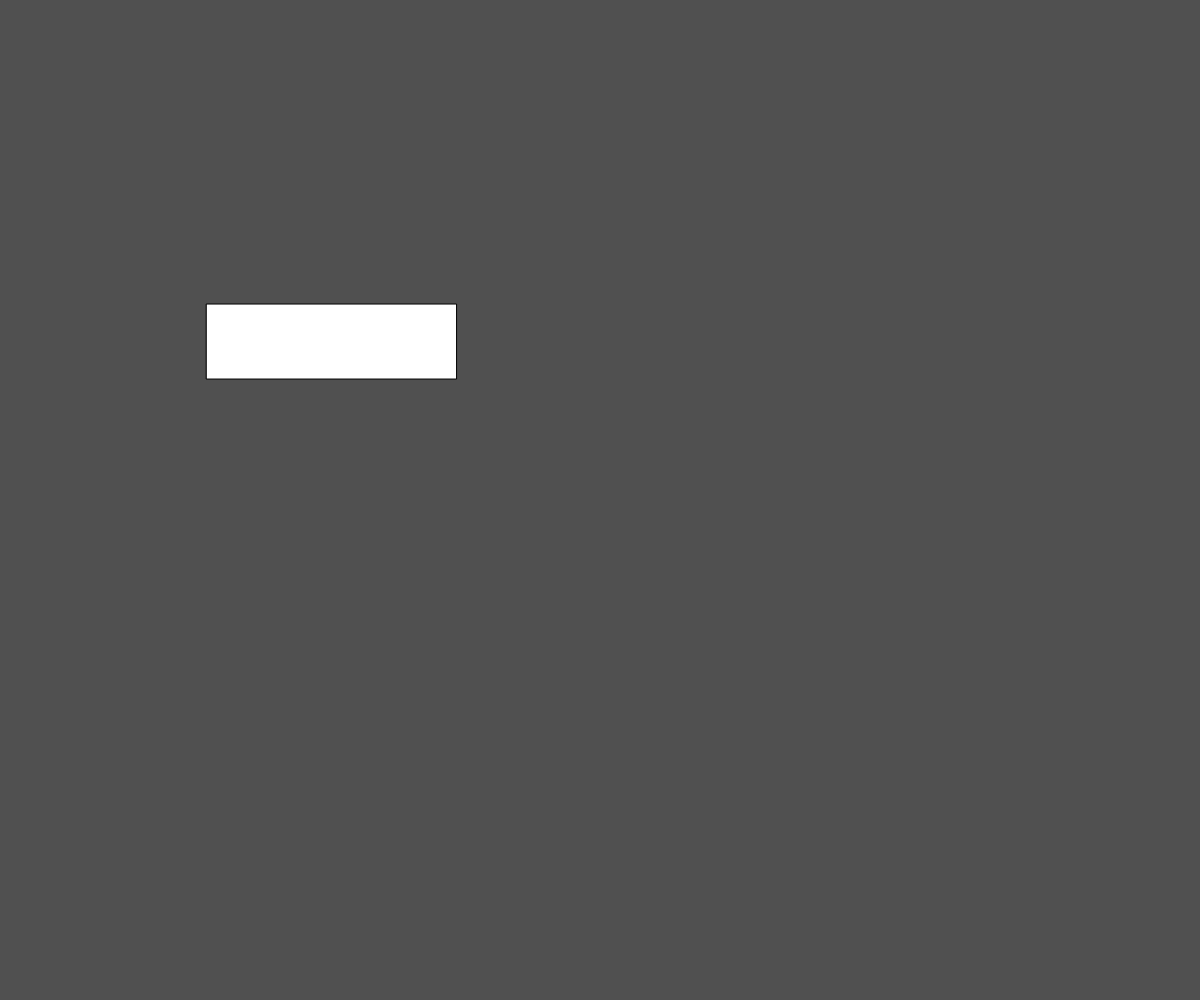
Frame 1 (no input)
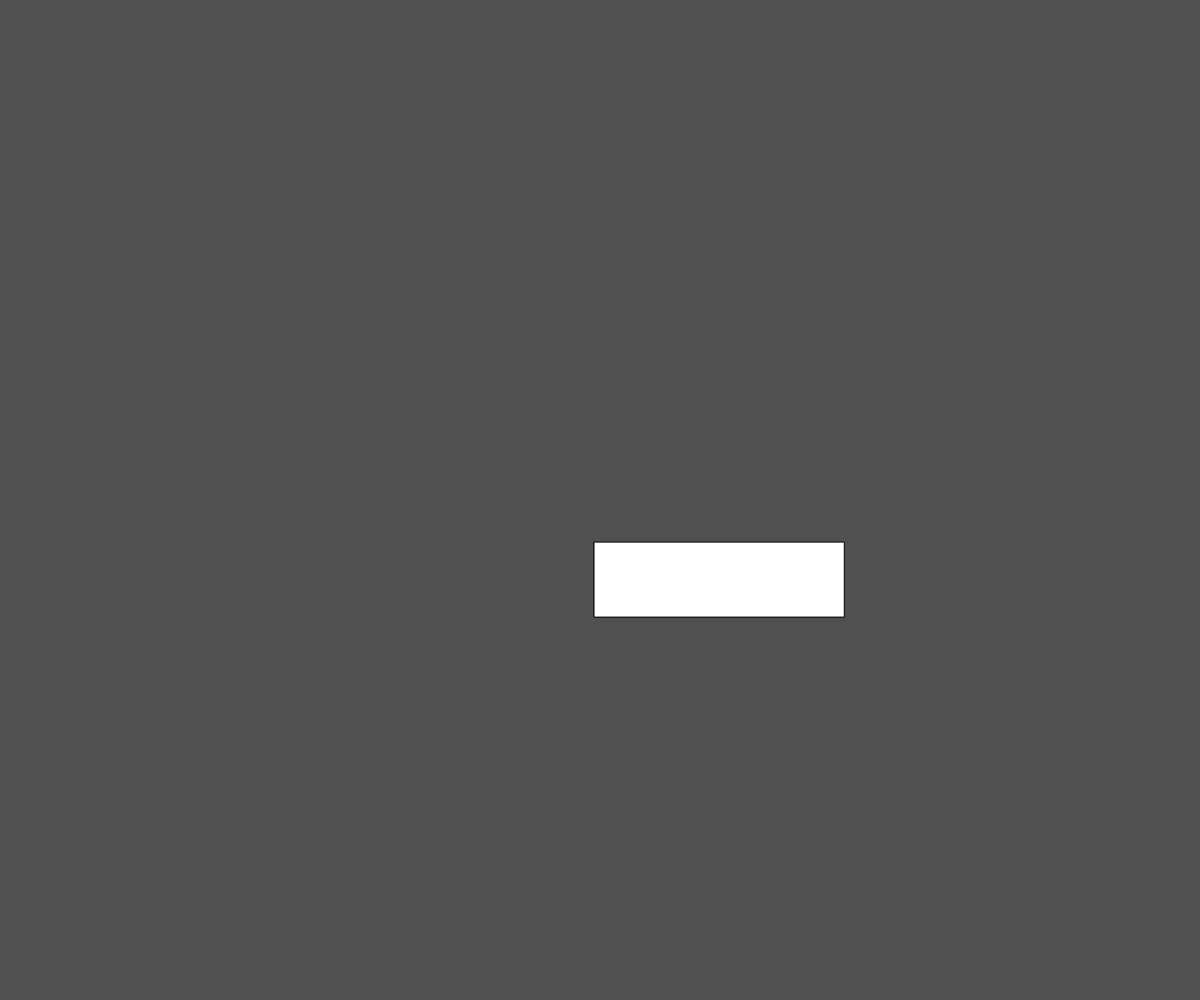
Frame 60 (no input)
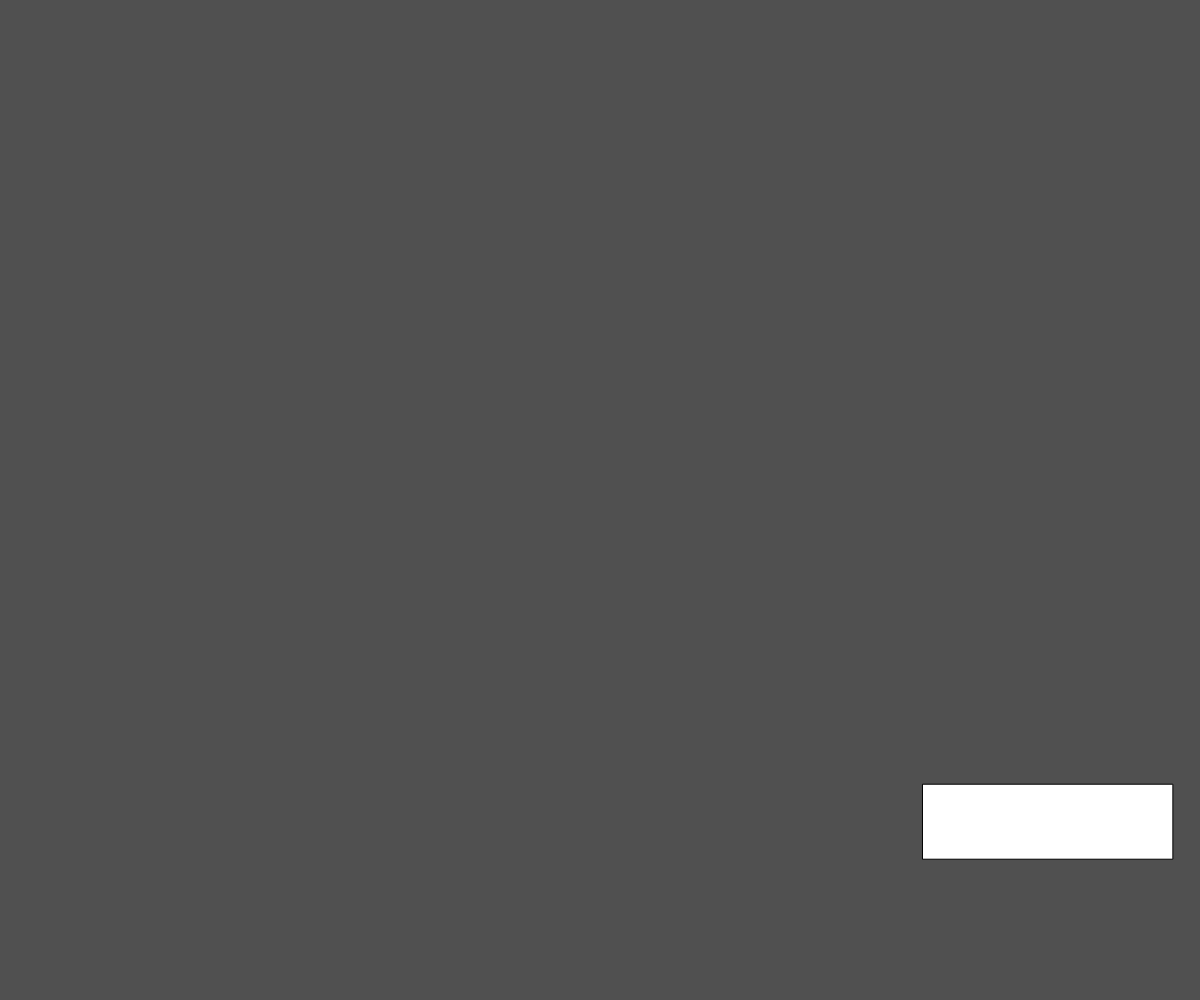
Frame 120 (the mouse pressed at the canvas centre since frame 60)

The p5.js sketch that drew these frames (run headless with seeded random() and noise() and a simulated clock; from frame 60 on, the mouse is pressed at the canvas centre):

// p5.js sketch
// ── sketch.js


//INT variables
let x, y, c, d;

function setup() {
  createCanvas(windowWidth, windowHeight);
  //rect starting point
  x = 200; y = 300;
  
  //sets the speed the rect moves
  c = random(3, 8); d = random(3, 8);
}

function draw() {
  rectMovement();
  background(80, 80, 80);
  //draw the rect
  rect(x, y, 250, 75);
  
}


//this function moves the rect
//and also adds collisons
//bounces the rect
function rectMovement() {

  //this moves the rect
  x += c; y += d;

  //once the rect hits the top or bottom
  //it will be bounced the otherway
  if (y >= height - 75 || y <= 0) {
    //switching d to -d will make the rect bounce off the top and
    //bottom walls
    d = d * -1;
  }
  //once the rect hits the left or right wall
  //it will be bounced the otherway
  if (x >= width - 250 || x <= 0) {
    //switchs to -c so it goes the other way
    c = c * -1;
  }
}
